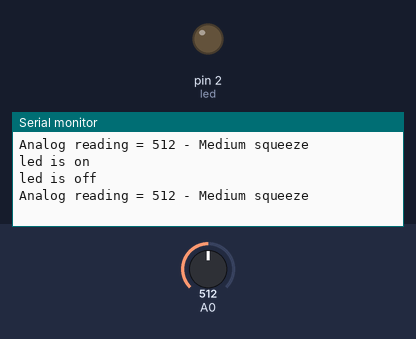
A sketch run on a simulated Arduino Uno, built with avr-gcc and run on an emulated ATmega328P. Parts: output pins drawn as LEDs (lit = HIGH), the last lines printed to the serial monitor. Inputs (shaded band) come from the test bench; at power-on: A0 = 512.

Above: at 1.8 s.
1.9 s: A0 set to 490
At 2.8 s:
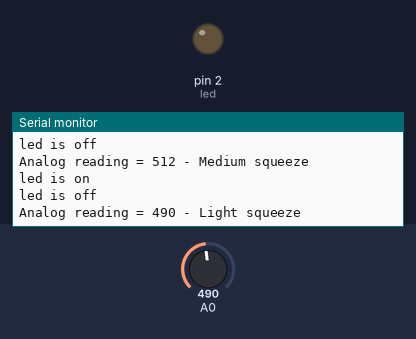
4.5 s: A0 set to 190
At 5.4 s:
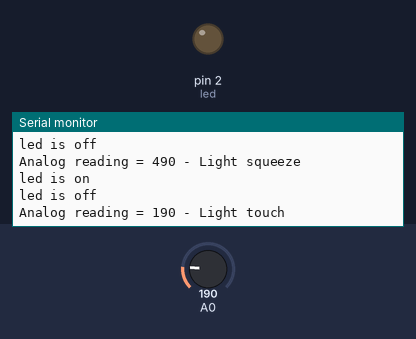

The sketch:

RageButton.ino
```cpp
int fsrPin = 0; // the FSR and 10K pulldown are connected to a0
int fsrReading; // the analog reading from the FSR resistor divider

int led = 2;
bool ledON = false;

void setup(void) {
// We'll send debugging information via the Serial monitor

pinMode(led, OUTPUT);

Serial.begin(9600);
}

void loop(void) {
fsrReading = analogRead(0);

Serial.print("Analog reading = ");
Serial.print(fsrReading); // the raw analog reading

// We'll have a few threshholds, qualitatively determined
if (fsrReading < 10) {
Serial.println(" - No pressure");
} else if (fsrReading < 200) {
Serial.println(" - Light touch");
} else if (fsrReading < 500) {
Serial.println(" - Light squeeze");
} else if (fsrReading < 800) {
Serial.println(" - Medium squeeze");
} else {
Serial.println(" - Big squeeze");
}
delay(1000);

if (fsrReading > 50 and ledON == false)
{
  digitalWrite(led, HIGH);
  ledON = true;
  Serial.println("led is on");
}

if (fsrReading > 50 and ledON == true)
{
  digitalWrite(led, LOW);
  ledON = false;
  Serial.println("led is off");
}
}
```

Measured:
- after the input at 1.9 s, the serial monitor: prints a new line after 0.13 s (image 1)
- after the input at 4.5 s, the serial monitor: prints a new line after 0.53 s (image 2)
